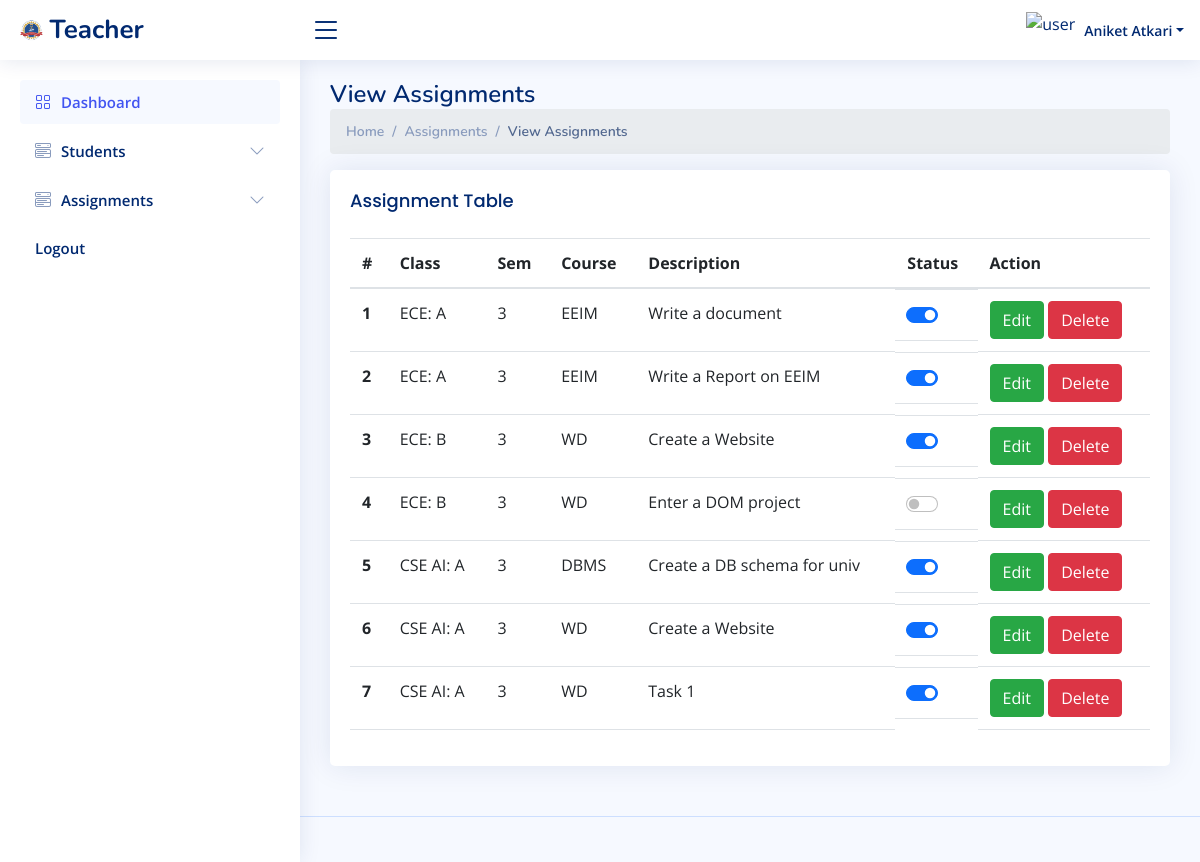
/teacher/view_assignment.php (signed in), run on the app's committed database.
### tables this page shows
CREATE TABLE `teacher` (
  `tid` int(11) NOT NULL,
  `name` varchar(255) NOT NULL,
  `email` varchar(255) NOT NULL,
  `phone` varchar(15) NOT NULL,
  `salary` int(11) NOT NULL
);

CREATE TABLE `assignment` (
  `assign_id` int(11) NOT NULL,
  `class_id` int(11) NOT NULL,
  `course_id` int(11) NOT NULL,
  `tid` int(11) NOT NULL,
  `description` text NOT NULL,
  `status` tinyint(1) NOT NULL DEFAULT 0
);

CREATE TABLE `dept` (
  `dept_id` int(11) NOT NULL,
  `name` varchar(255) NOT NULL,
  `intake` varchar(255) NOT NULL
);

CREATE TABLE `class` (
  `class_id` int(11) NOT NULL,
  `dept` int(11) NOT NULL,
  `sec` varchar(15) NOT NULL,
  `sem` int(11) NOT NULL,
  `class_teacher` int(11) DEFAULT NULL
);

CREATE TABLE `course` (
  `course_id` int(11) NOT NULL,
  `name` varchar(255) NOT NULL,
  `type` enum('Theory','Practical') NOT NULL,
  `course_code` varchar(255) NOT NULL,
  `status` tinyint(1) NOT NULL DEFAULT 0
);

### teacher/connect/db.php (called while the page is built)
<?php
class connect{
    public $servername = "localhost";
    private $username = "root";
    private $password = "";
    private $dbname = "jit_college";
    public function dbconnect()
	{
		$db=mysqli_connect($this->servername,$this->username,$this->password,$this->dbname);
		return $db;
	}
}
?>

### teacher/connect/fun.php (called while the page is built, shortened)
<?php
class fun
{
    private $db;
    function __construct($con)
    {
        $this->db = $con;
    }
   public function fetchCourseWithId($id){
    $sql = "SELECT * FROM `course` WHERE `course_id` = '$id'";
    $fetch = mysqli_query($this->db, $sql);
     return $fetch;
   }
   public function fetchDepartmentWithId($id){
        $sql = "SELECT * FROM `dept` WHERE `dept_id` = '$id'";
        $fetch = mysqli_query($this->db, $sql);
        return $fetch;
   }
   public function fetchSectionWithId($id){
     $sql = "SELECT * FROM `class` WHERE `class_id` = '$id'";
     $fetch = mysqli_query($this->db, $sql);
     return $fetch;
    }
    public function fetchTeacherWithId($id){
     $sql = "SELECT * FROM `teacher` WHERE `tid` = '$id'";
     $fetch = mysqli_query($this->db, $sql);
     return $fetch;
    }
    public function fetchAllAssignments(){
     $sql = "SELECT * FROM `assignment` WHERE 1";
     $result = mysqli_query($this->db,$sql);
     return $result;
    }
}
?>

### teacher/view_assignment.php (the view, shortened to what this page needs)
<?php
  include "connect/db.php";
  include "connect/fun.php";
  $connect=new connect();
  $fun=new fun($connect->dbconnect());
  $result = $fun->fetchAllAssignments();
?>
<!DOCTYPE html>
<html lang="en">
<head>
  <?php
    include "include/links.php";
  ?>
</head>
<body>
  <?php
    include_once "include/header.php";
  ?>
  <?php
    include_once "include/sideBar.php";
  ?>
  <main id="main" class="main">
    <div class="pagetitle">
        <h1>View Assignments</h1>
        <nav>
          <ol class="breadcrumb">
            <li class="breadcrumb-item"><a href="index.php">Home</a></li>
            <li class="breadcrumb-item">Assignments</li>
            <li class="breadcrumb-item active">View Assignments</li>
          </ol>
        </nav>
      </div>
      <section class="section">
        <div class="row">
          <div class="col-lg-12">
            <div class="card">
              <div class="card-body">
                <h5 class="card-title">Assignment Table</h5>
                  <div id="courses" class="table-responsive" >
                <table class="table datatable"  >
                  <thead>
                    <tr>
                      <th scope="col">#</th>
                      <th scope="col">Class </th>
                      <th scope="col">Sem</th>
                      <th scope="col">Course</th>
                      <th scope="col">Description</th>
                      <th scope="col">Status</th>
                      <th scope="col">Action</th>
                    </tr>
                  </thead>
                  <tbody>
                  <?php
                    if(mysqli_num_rows($result)>0){
                      $i = 1;
                      while($res = mysqli_fetch_assoc($result)){
                        $course  = $res["course_id"];
                        $course_name = $fun->fetchCourseWithId($course);
                        $c = mysqli_fetch_assoc($course_name);
                        $class  = $res['class_id'];
                        $cid = $fun->fetchSectionWithId($class);
                        $class = mysqli_fetch_assoc($cid);
                        $dept = $class['dept'];
                          $department = $fun->fetchDepartmentWithId($dept);
                          $dept = mysqli_fetch_assoc($department);
                  ?>
                    <tr>
                      <th scope="row"><?php echo $i;?></th>
                      <td> <?php echo $dept['name'] . ": " . $class['sec'] . "  "  ?></td>
                      <td><?php echo  $class['sem'];?></td>
                      <td><?php echo $c['name'];?></td>
                      <td><?php echo $res['description'];?></td>
                      <td class="d-flex justify-content-center">
                                <div class="form-check form-switch">
                                    <input class="form-check-input" type="checkbox" role="switch" id="flexSwitchCheckChecked" <?php echo ($res['status'])?("checked"):("")?> onclick="myfun(<?php echo $res['assign_id'].','.$res['status']?>)">
                              </div>
                      </td>
                      <td>
                          <a href="#" class="btn btn-success">Edit</a>
                          <a href="delete.php?assignment&id=<?php echo $res['assign_id']?>" class="btn btn-danger">Delete</a>
                      </td>
                    </tr>
                   <?php
                   ++$i;
                      }
                    }
                    else{
                      $courses = null;
                    }
                   ?>
                  </tbody>
                </table>
                </div>
              </div>
            </div>
          </div>
        </div>
      </section>
  </main>
  <?php
    include "include/footer.php";
  ?>
</body>
</html>

### teacher/include/header.php (shortened to what this page needs)
<header id="header" class="header fixed-top d-flex align-items-center">
<?php
   require_once "connect/db.php";
   require_once 'connect/fun.php';
   $connect=new connect();
   $fun=new fun($connect->dbconnect());
   $id = $_SESSION['uname'];
   $teacher = $fun->fetchTeacherWithId($id);
   if(mysqli_num_rows($teacher) == 1){
     $teacher = mysqli_fetch_assoc($teacher);
   }
   else{
     $teacher = null;
   }
   $tname = ($teacher != null)?($teacher['name']):(' ');
?>
<div class="d-flex align-items-center justify-content-between">
  <a href="index.php" class="logo d-flex align-items-center">
    <img src="./../images/jit_logo.png" alt="">
    <span class="d-none d-lg-block"> Teacher</span>
  </a>
  <i class="bi bi-list toggle-sidebar-btn"></i>
</div>
<nav class="header-nav ms-auto">
  <ul class="d-flex align-items-center">
    <li class="nav-item dropdown pe-3">
      <a class="nav-link nav-profile d-flex align-items-center pe-0" href="#" data-bs-toggle="dropdown">
      <img width="50" height="50" src="https://img.icons8.com/ios-filled/50/user.png" alt="user"/>
        <span class="d-none d-md-block dropdown-toggle ps-2"><?php echo $tname?></span>
      </a>
    </li>
  </ul>
</nav>
</header>

### teacher/assets/css/style.css (style rules this page uses)
:root { scroll-behavior: smooth; }
body { font-family: "Open Sans", sans-serif; background: #f6f9ff; color: #444444; }
a { color: #4154f1; text-decoration: none; }
h1, h2, h3, h4, h5, h6 { font-family: "Nunito", sans-serif; }
#main { margin-top: 60px; padding: 20px 30px; transition: all 0.3s; }
.pagetitle { margin-bottom: 10px; }
.pagetitle h1 { font-size: 24px; margin-bottom: 0; font-weight: 600; color: #012970; }
.card { margin-bottom: 30px; border: none; border-radius: 5px; box-shadow: 0px 0 30px rgba(1, 41, 112, 0.1); }
.card-title { padding: 20px 0 15px 0; font-size: 18px; font-weight: 500; color: #012970; font-family: "Poppins", sans-serif; }
.card-body { padding: 0 20px 20px 20px; }
.breadcrumb { font-size: 14px; font-family: "Nunito", sans-serif; color: #899bbd; font-weight: 600; }
.breadcrumb a { color: #899bbd; transition: 0.3s; }
.breadcrumb .breadcrumb-item::before { color: #899bbd; }
.breadcrumb .active { color: #51678f; font-weight: 600; }
.logo { line-height: 1; }
@media (min-width: 1200px) { .logo { width: 280px; } }
.logo img { max-height: 26px; margin-right: 6px; }
.logo span { font-size: 26px; font-weight: 700; color: #012970; font-family: "Nunito", sans-serif; }
.header { transition: all 0.5s; z-index: 997; height: 60px; box-shadow: 0px 2px 20px rgba(1, 41, 112, 0.1); background-color: #fff; padding-left: 20px; }
.header .toggle-sidebar-btn { font-size: 32px; padding-left: 10px; cursor: pointer; color: #012970; }
.header-nav ul { list-style: none; }
.header-nav>ul { margin: 0; padding: 0; }
.header-nav .nav-profile { color: #012970; }
.header-nav .nav-profile img { max-height: 36px; }
.header-nav .nav-profile span { font-size: 14px; font-weight: 600; }
@media (min-width: 1200px) { #main, #footer { margin-left: 300px; } }

### data on the page
teacher: name "Aniket Atkari"
assignment: dept.name "ECE", class.sec "A", class.sem "3", course.name "EEIM", description "Write a document", status "☑"
assignment: dept.name "ECE", class.sec "A", class.sem "3", course.name "EEIM", description "Write a Report on EEIM", status "☑"
assignment: dept.name "ECE", class.sec "B", class.sem "3", course.name "WD", description "Create a Website", status "☑"
assignment: dept.name "ECE", class.sec "B", class.sem "3", course.name "WD", description "Enter a DOM project"
assignment: dept.name "CSE AI", class.sec "A", class.sem "3", course.name "DBMS", description "Create a DB schema for univ", status "☑"
assignment: dept.name "CSE AI", class.sec "A", class.sem "3", course.name "WD", description "Create a Website", status "☑"
assignment: dept.name "CSE AI", class.sec "A", class.sem "3", course.name "WD", description "Task 1", status "☑"
